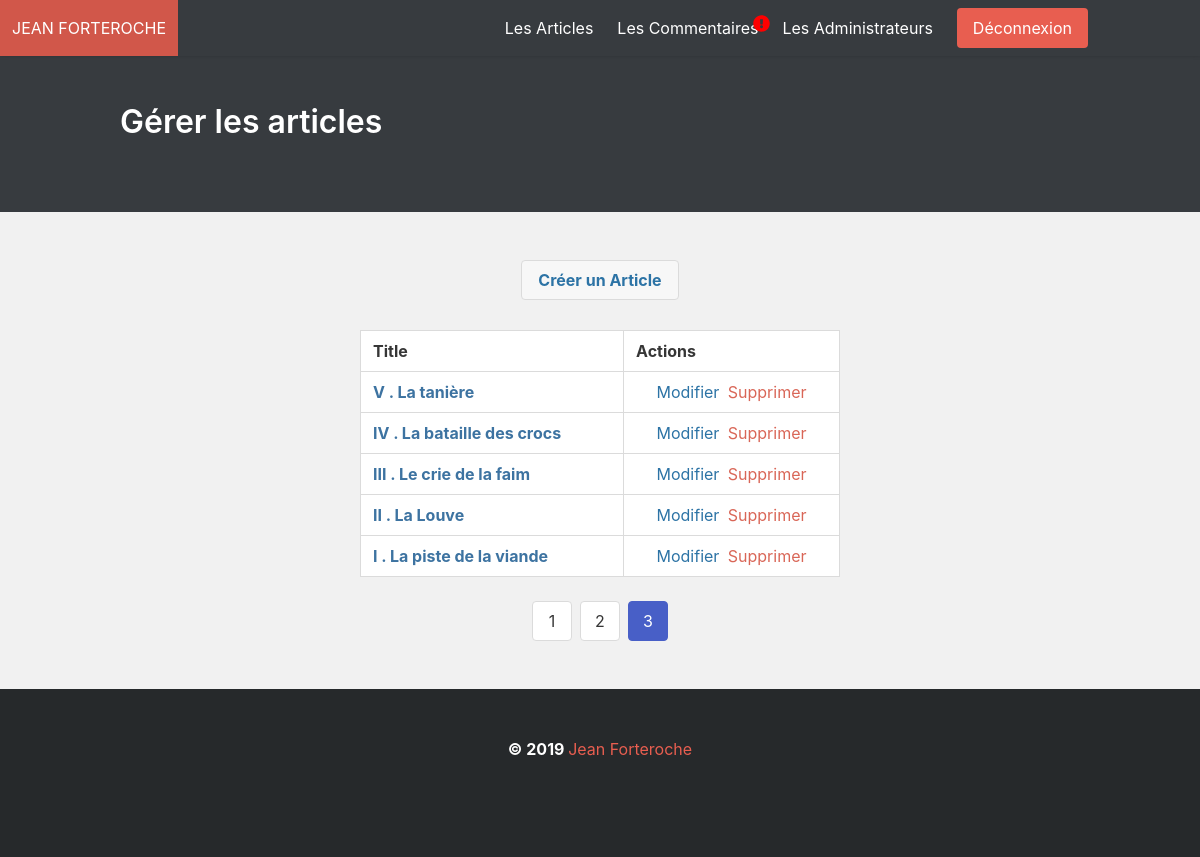
/index.php?postaction=managearticles&paginate=3 (signed in), run on the app's committed database.
### tables this page shows
CREATE TABLE `posts` (
  `ID` int(11) NOT NULL,
  `title` varchar(255) DEFAULT NULL,
  `content` text DEFAULT NULL,
  `published` tinyint(1) NOT NULL,
  `date_creation` datetime NOT NULL DEFAULT current_timestamp(),
  `updated_at` datetime NOT NULL DEFAULT current_timestamp(),
  `theme_id` int(11) DEFAULT NULL,
  `picture_url` varchar(255) DEFAULT NULL
);

### Model/Auth/AdminManager.php (called while the page is built, shortened)
<?php
class AdminManager {
	protected $manager;
	public function __construct()
	{
		$this->manager = new Manager;
	}
	public function existAdmin($id) {
		if(is_numeric($id)) {
			$manager = $this->manager->getManager();
		    return (bool) $manager->query('SELECT COUNT(*) FROM admin WHERE ID = '. $id)->fetchColumn();
	    }
	    else {
	    	$manager = $this->manager->getManager();
		    $verify = $manager->prepare('SELECT COUNT(*) FROM admin WHERE email = ?') or die(print_r($manager->errorMessage()));
		    $verify->execute(array($id));
		    $returnVerify = $verify->fetchColumn();
		    return (bool) $returnVerify;
	    }
	}
}

### Model/Post/PostsManager.php (called while the page is built, shortened)
<?php
require_once('Posts.php');
class PostsManager
{
	protected $manager;
	public function __construct()
	{
		$this->manager = new Manager;
	}
	public function countTotalPosts() {
		$manager = $this->manager->getManager();
		$pagination = $manager->query('SELECT COUNT(*) FROM posts WHERE published = 1') or die(print_r($bdd->errorMessage()));
		$donnee = $pagination->fetch();
		return $donnee;
	}
	public function managePaginate($premiereEntree, $messageTotal, $order){
		$posts = [];
		$manager = $this->manager->getManager();
		$listMessage = $manager->query('SELECT * FROM posts ORDER BY id ' . $order . ' LIMIT ' . $premiereEntree . ', ' . $messageTotal) or die(print_r($manager->errorMessage()));
		while($messages = $listMessage->fetch()){
			$posts[] = new Posts($messages);
		}
		return $posts;
	}
}

### Model/Post/Posts.php (called while the page is built, shortened)
<?php
class Posts {
	protected $id;
	protected $title;
	public function hydrate(array $donnees)
	{
	  foreach ($donnees as $key => $value)
	  {
	    $method = 'set'.ucfirst($key);
	  }
	}
	public function getId() { return $this->id; }
	public function getTitle() { return $this->title; }
	public function setId($id){
		$id = (int) $id;
		$this->id = $id;
	}
	public function setTitle($title){
		$this->title = $title;
	}
}

### view/Back/Posts/managePost.php (the view, shortened to what this page needs)
	<div>
		<div class="container">
			<div class="container-button">
		        <div class="buttons">
		          <a class="button createArticle" href="index.php?postaction=create">
		            <strong>Créer un Article</strong>
		          </a>
		        </div>
		     </div>
			<table class="table is-bordered">
			  <thead>
			    <tr>
			      <th>Title</th>
			      <th>Actions</th>
			    </tr>
			  </thead>
			  <tbody>
			  	<?php foreach($managePosts as $manage) { ?>
			  	<tr id="tr<?= $manage->getId(); ?>">
			      <th><a href="index.php?postaction=update&id=<?= $manage->getId(); ?>"><?= $manage->getTitle(); ?></a></th>
			      <td>
			      	<div class="container-actions">
				      	<a class="is-small modifier" href="index.php?postaction=update&id=<?= $manage->getId(); ?>">
				            Modifier
				        </a>
				      	<a class="is-small blogJS deleteArticle" id="<?= $manage->getId(); ?>" href="index.php?postaction=destroy&amp;id=<?= $manage->getId(); ?>">
				            Supprimer
				        </a>
			    	</div>
			      </td>
			    </tr>
			    <?php } ?>
			     </tbody>
			</table>
			<div class="pagination" role="navigation" aria-label="pagination">
				<ul class="pagination-list">
					<?php
					for($i = 1 ; $i <= $nbdePages ; $i++){
						if($i == $pageActuelle){ ?>
							<li>
						      <a class="pagination-link is-current" aria-label="Page 1" aria-current="page"><?= $i ?></a>
						    </li>
						<?php } else { ?>
							    <li>
							    	<a class="pagination-link" aria-label="Goto page 2" href="index.php?postaction=managearticles&paginate=<?= $i ?>"><?= $i ?></a>
							    </li>
						<?php }
					} ?>
				</ul>
			</div>
		</div>
	</div>
<?php require('view/Back/layout.php'); ?>

### public/css/Back/style.css (style rules this page uses)
body { background-color :#F1F1F1; }
.pagination-list { display:flex; justify-content:center; }
.pagination-link { background: white; }
.pagination { margin:0; }
.createArticle { background:#F7F7F7; color:#2C73A5; }
.deleteArticle, .deleteArticle:hover { color:#D96657; }
.modifier { color:#2C73A5; }
.container-button { display:flex; justify-content:center; margin-bottom:30px; }
.table { margin:auto; width:50%; }
th a { color:#3D73A1; }
.container-actions { margin:auto; width:150px; display:flex; justify-content:space-between; }

### data on the page
posts: title "V . La tanière"
posts: title "IV . La bataille des crocs"
posts: title "III . Le crie de la faim"
posts: title "II . La Louve"
posts: title "I . La piste de la viande"

### other printed values
$bigTitle "Gérer les articles"
